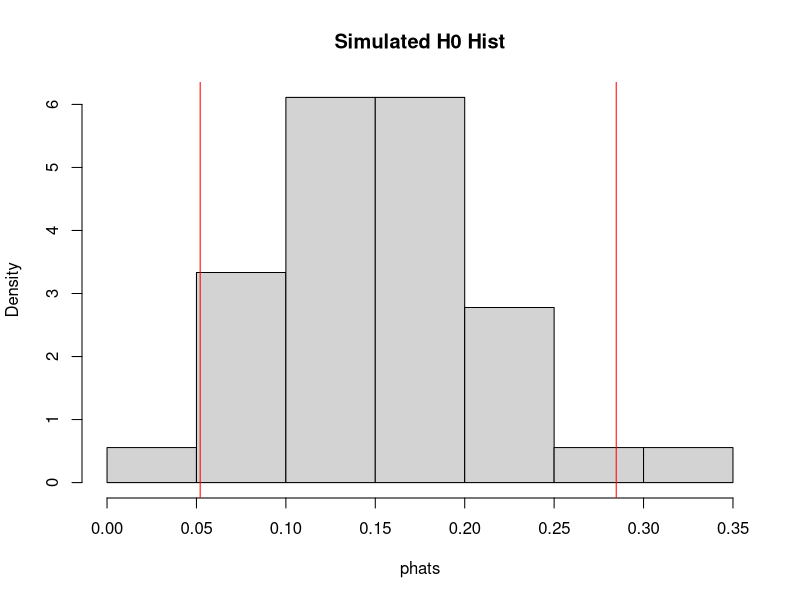

The R script that drew this image: (Note: this script raises an error after producing the figure.)
## ---- chunk 1
# Ho: Mu <= 160
# H1: M >160

mu0 = 160

# Sampling info
n=36
sigma = 30
xbar = 172

# Test Stat
Z0 = (xbar-mu0)/(sigma/sqrt(n))
Z0

# Critical Value -One sided
alpha = 1-0.95
CV = qnorm(1-alpha)
paste("CV",CV)
# Rejection rule:
Z0 > CV

#Conclusion:
#Reject Null Hypothysis at alpha = 0.05

# What happened graphically:
set.seed(123)
nsim = 36
ntot = n*nsim
# Modeling real data
rv = sample(0:1, ntot, p=c(0.83,0.17), replace=T) # Why rnorm? Based on the assumption of ttest, population is normal.
rvm = matrix(rv, nrow = nsim)
phats = rowMeans(rvm)
#xbars.sim = rowMeans(rvm)
hist(phats, freq=F, main="Simulated H0 Hist")
abline(v=c(quantile(phats, alpha/2), 
           quantile(phats, 1-alpha/2)), col = "red") # Critical value
abline(v = phat, col = 'blue')
## ---- chunk 2
# pval =  Observed level of signiicance
# P-value: P(Z > Z0)
pval = 1 - pnorm(Z0)
pval
#If less than given level of significance we can reject it.
# Is P-val is less than alpha, we reject it
pval < alpha
## ---- chunk 3
# Ho: Mu != 3.6
# H1: M = 3.6

mu0 = 3.6

# Sampling info
n=25
sigma = 0.05
xbar = 3.18

# Test Stat
Z0 = (xbar-mu0)/(sigma/sqrt(n))
Z0

# Critical Value -One sided
#Level of significance
alpha = 0.05
CV = qnorm(1-alpha)
paste("CV",CV)
# Rejection rule:
Z0 > CV

#Conclusion:
#Reject Null Hypothysis at alpha = 0.05

# What happened graphically:
z = seq(-4, 4, 0.01) # making sequnce of numbers between -4 and 4
plot(z, dnorm(z), main = "H0 distribution", type = "l", yaxs="i")
abline(v=c(-qnorm(1-alpha/2), qnorm(1-alpha/2)), col = "red") # Critical value
abline(v = Z0 , col = "blue") # Z0
## ---- chunk 4
# Ho: Mu <= 1500
# H1: M >1500

mu0 = 1500

# Sampling info
n=115
s = 581
xbar = 1657

# The null distribution xbar has foll param
muXbar = mu0
sigmaXbar = s/sqrt(n) # which we call SE of Xbar
# Test Stat
T0 = (xbar - mu0)/(s/sqrt(n))
T0

# Critical Value -One sided
alpha = 0.05
df = n-1
CV = qt(1-alpha, df)
paste("CV",CV)
# Rejection rule:
T0 > CV

#Conclusion:
#Reject Null Hypothysis at alpha = 0.05

t = seq(-4, 4, 0.01) # making sequnce of numbers between -4 and 4
plot(t, dnorm(t), main = "H0 distribution", type = "l", yaxs="i")
abline(v=c(-qt(1-alpha, df), qt(1-alpha, df)), col = "red") # Critical value
abline(v = T0 , col = "blue") # Z0

# 0.2% of time we can observe it
# Simulate the null distribution by normall distribution:
set.seed(123)
nsim = 10000
ntot = n*nsim
# Modeling real data
rv = rnorm(ntot, mu0, sigma) # Why rnorm? Based on the assumption of ttest, population is normal.
rvm = matrix(rv, nrow = nsim)
xbars.sim = rowMeans(rvm)
hist(xbars.sim, freq=F, main ="simulated Resampling Xbar Histogram for Xbars")
# This is not hypothesis, we created sample from sampling data. We dont need abline 

## ---- chunk 5
x <- read.csv('steel.csv')
#head(x)
#a 
# Ho: Mu = 8.46
# H1: M  not equal 8.46

mu0 = 8.46

# Sampling info
n=50
s = sd(x$width)
xbar = mean(x$width)

# Test Stat
T0 = (xbar - mu0)/(s/sqrt(n))
T0

# Critical Value -One sided
alpha = 0.01
df = n-1
CV = qt(1-alpha/2, df)
paste("CV",CV)
# Rejection rule:
(T0 > CV || T0 < -CV)

#pval
#pval = 2* P(T>|T0|)
pval = 2 * (1 - pt(abs(T0), n-1))
round(pval,5)
#Conclusion:
#Reject Null Hypothysis at alpha = 0.01

# b
# Assumption is that the population is normally distributed
#c
library(e1071)
hist(x$width)
qqnorm(x$width)
qqline(x$width)
# Based on sample we cannot conclude normality of the population
qqnorm(x$width)
n
10*((skewness(x$width))^2)
(10*(abs(kurtosis(x$width))))
n > max(10*((skewness(x$width))^2), (10*(abs(kurtosis(x$width)))))
# sample size is large enough, based on CLT we can assume the population is normal.

## ---- chunk 6
#Simulation by Bootstrapping ( Resampling from  data)
set.seed(123)
nsim = 10000
ntot = n*nsim
# Modeling real data
rv = sample(x$width, ntot,replace = T) # sampling from data
rvm = matrix(rv, nrow = nsim)
xbars.sim = rowMeans(rvm)
hist(xbars.sim, freq=F, main ="simulated H0 Histogram for Xbars")
abline(v = quantile(xbars.sim, 0.95), col = "red")
abline(v = xbar, col = "blue") 

#pvalue
mean(xbars.sim > xbar)
